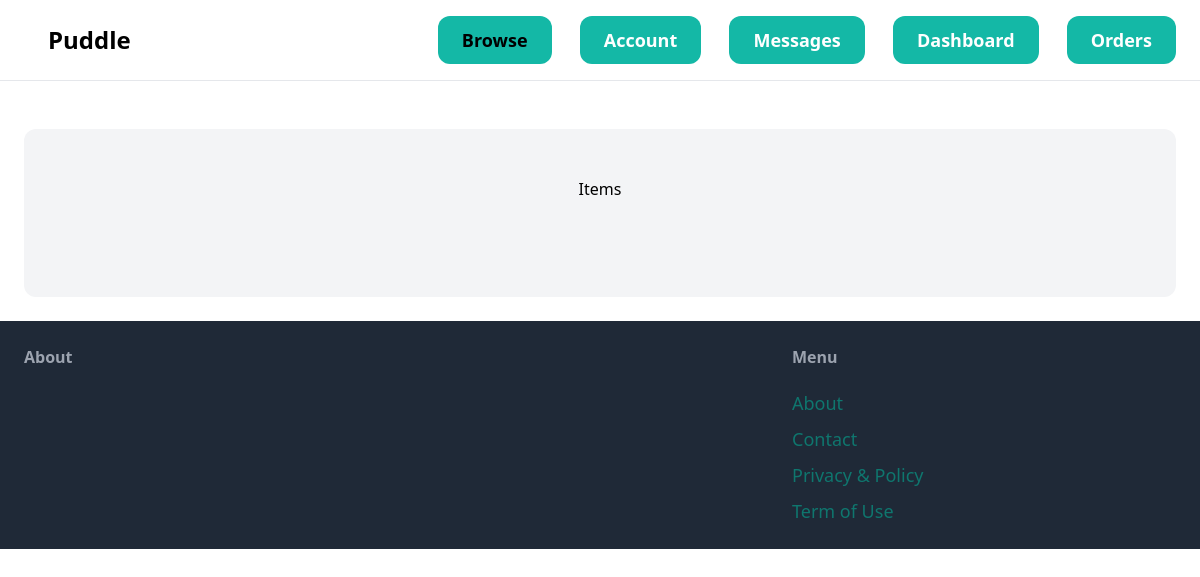
The page /Users/orders/ (signed in) on the database as committed earlier.
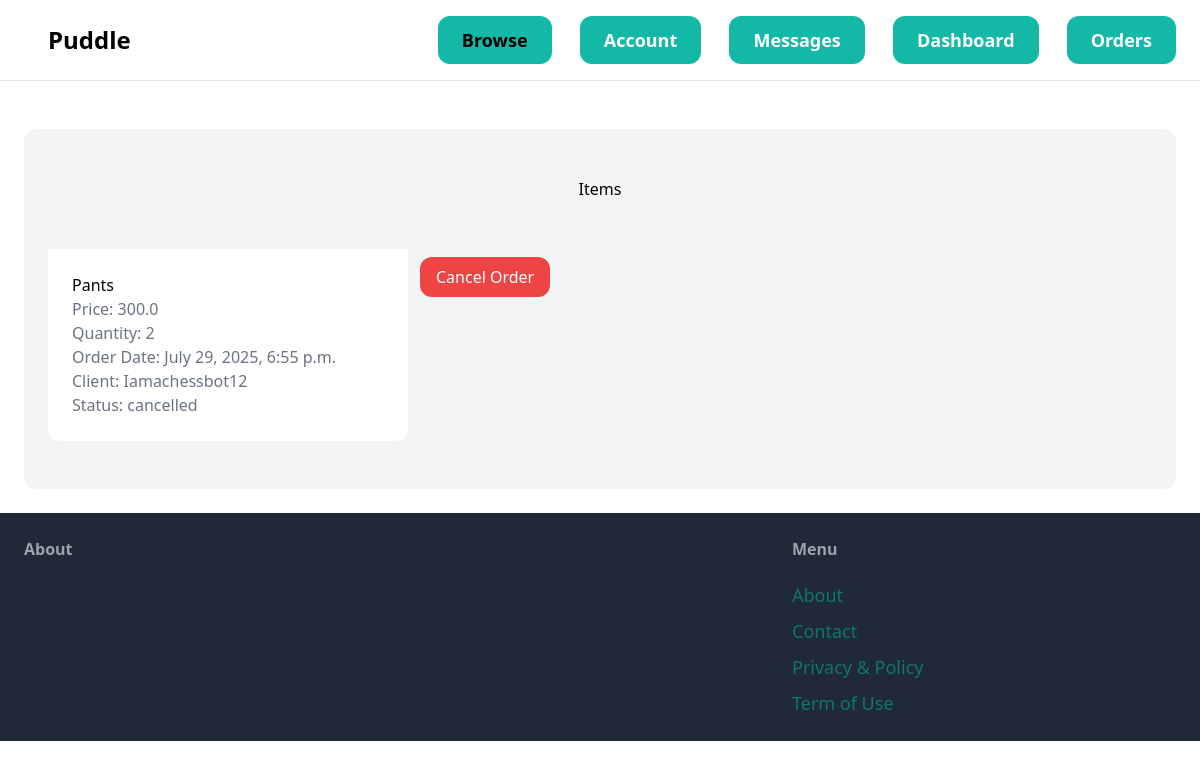
The same page on the database as committed later.
### Users/models.py (models this page shows, shortened)
class OrderModel(models.Model):
    user = models.ForeignKey(User, on_delete=models.CASCADE, related_name='orders')
    product = models.ForeignKey(item, on_delete=models.CASCADE, related_name='orders')
    quantity = models.PositiveIntegerField(default=1)  # Assuming a positive integer for
    order_date = models.DateTimeField(auto_now_add=True)
    client = models.ForeignKey(User, on_delete=models.CASCADE, related_name='purchases')
    status = models.CharField(max_length=20, choices=[('pending', 'Pending'), ('completed', 'Completed'), ('cancelled', 'Cancelled')], default='pending')

class User(AbstractUser):
    username = models.CharField(max_length=150, unique=True, blank=False)
    email = models.EmailField(unique=True, blank=False)
    first_name = models.CharField(max_length=30, blank=False, null=False)
    last_name = models.CharField(max_length=30, blank=False, null=False)
    joined_at = models.DateTimeField(auto_now_add=True)
    type = models.CharField(max_length=10, choices=[('buyer', 'Buyer'), ('seller', 'Seller')], blank=False)
    phone = models.CharField(max_length=15, blank=False, null=False)
    class Meta:
        db_table = 'auth_user'
        ordering = ['-joined_at']
        verbose_name = 'Custom User'
        verbose_name_plural = 'Custom Users'

### items/models.py (models this page shows, shortened)
class item(models.Model):
    name = models.CharField(max_length=255)
    discription = models.TextField(blank=True, null=True)
    price = models.FloatField()
    is_sold = models.BooleanField(default=False)
    created_at = models.DateTimeField(auto_now_add=True)
    created_by = models.ForeignKey('Users.User', related_name='items', on_delete=models.CASCADE)
    categoty = models.ForeignKey(category, related_name='items', on_delete=models.CASCADE)
    image = models.ImageField(upload_to='item_images/', null=True, blank=True)
    quantity = models.IntegerField()

### Users/views.py (the view)
# urls.py: path('orders/', views.Orders, name='orders'),
def Orders(request):
    orders = OrderModel.objects.filter(user=request.user)
    return render(request, 'users/orders.html', {'orders': orders})

### templates/users/orders.html (shortened to what this page needs)
{% extends 'website/base.html' %}
{% block content %}
<div class="mt-6 px-6 py-12 bg-gray-100 rounded-xl">
    <h1 class="mb-12 text-2l text-center">Items</h1>
    <div class="grid grid-cols-3 gap-3">
        {% for item in orders %}
            <div>
                <a href="{% url 'detail' item.product.id  %}">
                    <div class="p-6 bg-white rounded-b-xl">
                        <h3 class="text-2pl">{{ item.product.name }}</h3>
                        <p class="text-gray-500">Price: {{ item.product.price }}</p>
                        <p class="text-gray-500">Quantity: {{ item.quantity }}</p>
                        <p class="text-gray-500">Order Date: {{ item.order_date }}</p>
                        <p class="text-gray-500">Client: {{ item.client.username }}</p>
                        <p class="text-gray-500">Status: {{ item.status }}</p>
                    </div>
                </a>
            </div>
            <a href="{% url 'cancel_order' item.id %}">
                <button type="submit" class="mt-2 px-4 py-2 bg-red-500 text-white rounded-xl hover:bg-red-700">Cancel Order</button>
            </a>
        {% endfor %}
    </div>
</div>
{% endblock %}

Rows that differ between the two databases and show on the page:
added OrderModel: product.name "Pants", product.price "300.0", quantity "2", order_date "July 29, 2025, 6:55 p.m.", client.username "Iamachessbot12", status "cancelled"
